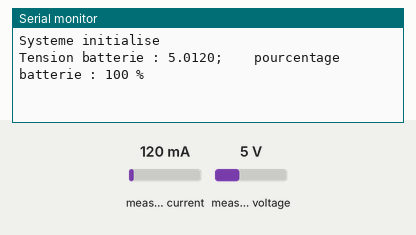
Bench run of a sketch on a simulated Arduino Uno, built with avr-gcc and run on an emulated ATmega328P. Shown: the last lines printed to the serial monitor. The inputs (shaded band) are chosen by the test bench; at power-on: measured current 120 mA, measured voltage 5 V.

Above: at 1.2 s.
1.3 s: measured current set to 40 mA
At 3.2 s:
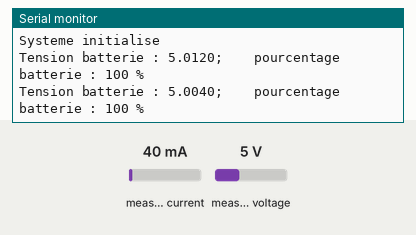
3.6 s: measured voltage set to 0.3 V
At 5.1 s:
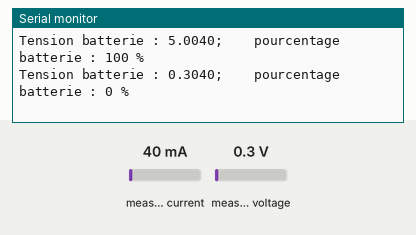
5.9 s: measured current set to 500 mA
At 6.8 s:
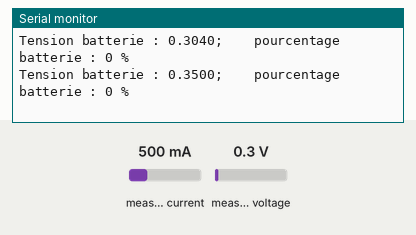
Timing chart, 0 to 8.9 s (numbered marks = the images above; inputs shaded):
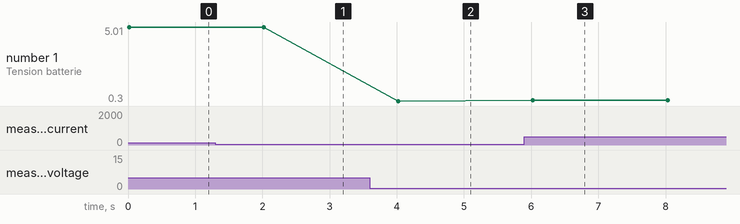

Measured:
- after the input at 1.3 s, the serial monitor: prints a new line after 0.72 s (image 1)
- after the input at 3.6 s, the serial monitor: prints a new line after 0.42 s (image 2)
- after the input at 5.9 s, the serial monitor: prints a new line after 0.13 s (image 3)
- plotted number 1: 5.01 → 5 after the input at 1.3 s, 5 → 0.3 after the input at 3.6 s, 0.3 → 0.35 after the input at 5.9 s

The sketch:

sketch_feb5a.ino
```cpp
#include "batterie.h"
#include <Adafruit_INA219.h>
Adafruit_INA219 ina219;
Cbatterie batterie;

void setup() {
  Serial.begin(9600);

  if (!ina219.begin()) {
    Serial.println("INA219 non detecte !");
    while (1);
  }

  Serial.println("Systeme initialise");
}

void loop() {
  float busVoltage = ina219.getBusVoltage_V();
  float shuntVoltage = ina219.getShuntVoltage_mV() / 1000.0; // convertion en mV --> volt
  float batteryVoltage = busVoltage + shuntVoltage; // tension sortie de pile + résistance
  float tension = batteryVoltage; // mesurée via INA219
  int percentage = batterie.getPour(batteryVoltage); // appelle de la methode
  //affichage
  Serial.print("Tension batterie : ");
  Serial.print(batteryVoltage, 4);
  Serial.print(";    pourcentage batterie : ");
  Serial.print(percentage);
  Serial.println(" %");

  delay(2000);
}


/*
void setup() {
  Serial.begin(9600);
  while (!Serial) {
    delay(1);
  }
  Serial.println("Initialisation du capteur INA219...");
  if (!ina219.begin()) {
    Serial.println("Erreur : Impossible de trouver INA219 !");
    while (1) { delay(10); };
  }
  // Optionnel : régler la calibration pour des courants plus élevés
  // ina219.setCalibration_32V_2A();
  Serial.println("INA219 initialisé !");
 unsigned long lastMillis = millis();

}

void loop() {

  float tension_bus = ina219.getBusVoltage_V();      // Tension côté charge
  float tension_shunt = ina219.getShuntVoltage_mV(); // Tension shunt
  float courant_mA = ina219.getCurrent_mA();         // Courant
  float puissance_mW = ina219.getPower_mW();         // Puissance
  float mAh_utilises;
  float deltaHeures;
  float temps_restant_h;
  Serial.println("------ Mesures INA219 ------");
  Serial.print("Tension (bus)   : "); Serial.print(tension_bus); Serial.println(" V");
  Serial.print("Tension shunt   : "); Serial.print(tension_shunt); Serial.println(" mV");
  Serial.print("Courant         : "); Serial.print(courant_mA); Serial.println(" mA");
  Serial.print("Puissance       : "); Serial.print(puissance_mW); Serial.println(" mW");
  Serial.print("courrant utilisé   : "); Serial.print(mAh_utilises); Serial.println(" mAh");
  Serial.print("temp utilisé (delta)  : "); Serial.print(deltaHeures); Serial.println(" h");
  Serial.print("temp utilisé   : "); Serial.print(temps_restant_h); Serial.println(" h");

 Serial.println("---------------------------\n");

  float valPourcent;
  valPourcent = batterie.getPour();
  Serial.println("le pourcentage est : ");
  Serial.print(valPourcent);
  Serial.println();
  delay(6000);

}*/
```

batterie.cpp
```cpp
#include "batterie.h"
#include "Arduino.h"
#include <Adafruit_INA219.h>
#include <Wire.h>
//constructeur
Cbatterie::Cbatterie()
{
    // Table de décharge Samsung 18650 Li-ion
  float vTable[tableSize] = {
    4.20, 4.10, 4.00, 3.90, 3.80,
    3.70, 3.60, 3.50, 3.40,
    3.30, 3.20, 3.10, 3.00
  };

  int pTable[tableSize] = {
    100, 95, 90, 80, 70,
    60, 50, 30, 20,
    10, 5, 2, 0
  };
  // sauvegarde de la valeur dans un tableau classe
  for (int i = 0; i < tableSize; i++) {
   voltageTable[i] = vTable[i];
   percentTable[i] = pTable[i];
  }
}
//destructeur
Cbatterie::~Cbatterie()
{}
int Cbatterie::getPour(float valPourcent) {
  // limite
  if (valPourcent >= voltageTable[0]) return 100;
  if (valPourcent <= voltageTable[tableSize - 1]) return 0;
// calcule depuis les tableaux
  for (int i = 0; i < tableSize - 1; i++) { // parcour la table
    if (valPourcent <= voltageTable[i] && valPourcent > voltageTable[i + 1]) { // trouve le bon intevale
      float dv = voltageTable[i] - voltageTable[i + 1]; //ecart de tension
      float dp = percentTable[i] - percentTable[i + 1]; // ecart de pourcentage
      float ratio = (voltageTable[i] - valPourcent) / dv; // position relative
      return (int)(percentTable[i] - (ratio * dp)); // convertion pour affichage
    }
  }
  return 0; // arret
}
```

batterie.h
```cpp
#include "Arduino.h"
#include <Adafruit_INA219.h>
class Cbatterie
{
  private:
  Adafruit_INA219 ina219;
  float valPourcent;
  static const int tableSize = 13;
  float voltageTable[tableSize];
  int percentTable[tableSize];
  public:
  Cbatterie();
  ~Cbatterie();
  int getPour(float valPourcent); // poucentage calculer
};
```
